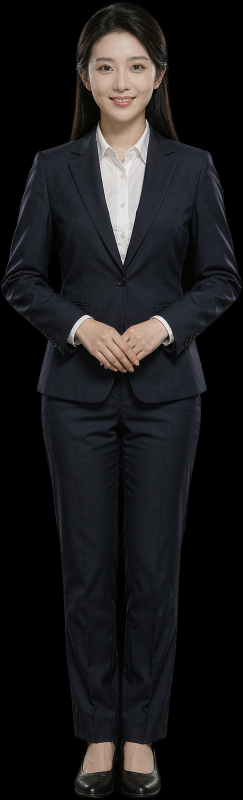
#> input picture assets/2d-presenter/20261103-v1/reference-original.png, 486 x 1600 px (shown at 1/2 size)
$ python -i build-material-cache.py   (imports and definitions only)   (older library calls are emulated)
#> lines starting #> are read from the running program, lines starting #| are printed output that depends on the picture
### avatar-2d/tools/windows_runtime.py
"""Process-local CRT loading for a venv based on older Conda Python on Windows."""
import os
from pathlib import Path

_handles=[]


def prepare_runtime():
    if os.name=='nt' and not _handles:
        import ctypes
        system=Path(os.environ.get('SystemRoot','C:/Windows'))/'System32'
        # Conda's application directory contains older copies. Explicitly load the
        # already-installed system runtime before torch; do not replace any DLL.
        for name in ['msvcp140.dll','vcruntime140_1.dll']:
            path=system/name
            if path.is_file():_handles.append(ctypes.WinDLL(str(path)))
    os.environ.setdefault('HF_HUB_DISABLE_TELEMETRY','1')
    os.environ.setdefault('TOKENIZERS_PARALLELISM','false')

### deploy/t4-cloud/build-material-cache.py
"""Precompute graded frames, transition frames, and matching face crops."""
import json
import os
import shutil
import sys
from pathlib import Path

sys.path[:0] = ['/formal', '/eval/avatar-2d/tools']
from grade_presenter_v2 import grade
import cv2
import numpy as np

# [1 line not run here, left out]
SOURCE = Path('/eval/avatar-2d/runtime/presenter-50fps')
OUTPUT = Path('/formal/material-cache')
# [1 line not run here, left out]
config = json.loads(Path('/formal/material-input.json').read_text())
#> (reads deploy/t4-cloud/dit-v2/material-input.json from the repository)
# [1 line that did not run here, left out]
# [4 lines not run here, left out]
# [1 line that did not run here, left out]
# [22 lines not run here, left out]


def descriptor(frame):
    features = []
    for y1, y2, x1, x2 in [(100, 430, 400, 700), (350, 850, 300, 800), (650, 1150, 250, 850)]:
        gray = cv2.cvtColor(cv2.resize(frame[y1:y2, x1:x2], (40, 40)), cv2.COLOR_BGR2GRAY)
        features.append(np.concatenate([gray.astype(np.float32).ravel(), (cv2.Sobel(gray, cv2.CV_32F, 1, 0) * .15).ravel()]))
    return np.concatenate(features)


def bridge(first, last):
    flow = cv2.DISOpticalFlow_create(cv2.DISOPTICAL_FLOW_PRESET_MEDIUM)
    small = lambda image: cv2.cvtColor(cv2.resize(image, (540, 960)), cv2.COLOR_BGR2GRAY)
    forward = cv2.resize(flow.calc(small(first), small(last), None), (1080, 1920)) * 2
    backward = cv2.resize(flow.calc(small(last), small(first), None), (1080, 1920)) * 2
    yy, xx = np.mgrid[:1920, :1080].astype(np.float32)
    for index in range(15):
        fraction = (index + 1) / 16
        a = cv2.remap(first, xx - forward[:, :, 0] * fraction, yy - forward[:, :, 1] * fraction,
                      cv2.INTER_LINEAR, borderMode=cv2.BORDER_REPLICATE)
        b = cv2.remap(last, xx - backward[:, :, 0] * (1 - fraction), yy - backward[:, :, 1] * (1 - fraction),
                      cv2.INTER_LINEAR, borderMode=cv2.BORDER_REPLICATE)
        yield fraction, cv2.addWeighted(a, 1 - fraction, b, fraction, 0)


# [1 line that did not run here, left out]
jobs = []
plan = dict(version='graded-transitions-v1', fps=50, bridge_frames=15, entries={}, returns={}, idle_joins={})
# [23 lines not run here, left out]
directory = OUTPUT / 'transitions'
# [1 line not run here, left out]
count = len(jobs) * 15
full = np.lib.format.open_memmap(directory / 'frames.npy', mode='w+', dtype=np.uint8, shape=(count, 1920, 1080, 3))
faces = np.lib.format.open_memmap(directory / 'faces.npy', mode='w+', dtype=np.uint8, shape=(count, 256, 256, 3))
boxes = []
# [23 lines not run here, left out]

>>> import cv2
>>> picture = cv2.imread('../../assets/2d-presenter/20261103-v1/reference-original.png')
#> picture is the input picture: shape (1600, 486, 3); mean B, G, R 27, 25.7, 26.8
>>> result = descriptor(picture)
#> the loop in descriptor, `for y1, y2, x1, x2 in [(100, 430, 400, 700), (350, 850, 300, 800), (65..` made 3 passes
#> pass 1, in descriptor, `gray = cv2.cvtColor(cv2.resize(frame[y1:y2, x1:x2], (40, 40)), cv2.COL..`:
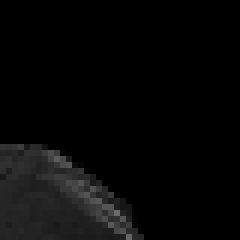
#> gray: shape (40, 40) (shown 6 times larger); min 0, max 108, mean 7.4
#> pass 2, in descriptor, `gray = cv2.cvtColor(cv2.resize(frame[y1:y2, x1:x2], (40, 40)), cv2.COL..`:
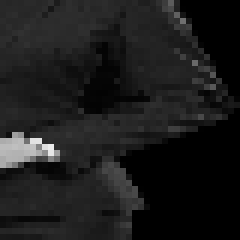
#> gray: shape (40, 40) (shown 6 times larger); min 0, max 236, mean 27.6
#> pass 3, in descriptor, `gray = cv2.cvtColor(cv2.resize(frame[y1:y2, x1:x2], (40, 40)), cv2.COL..`:
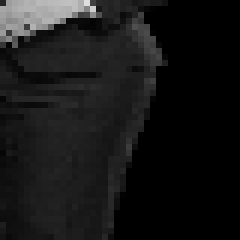
#> gray: shape (40, 40) (shown 6 times larger); min 0, max 222, mean 22.8
#> after the loop in descriptor, `for y1, y2, x1, x2 in [(100, 430, 400, 700), (350, 850, 300, 800), (65..`: features = 3 items
#> result = 9600 values, max 236 at index 4168, min -97.95 at index 5809, mean 9.13
